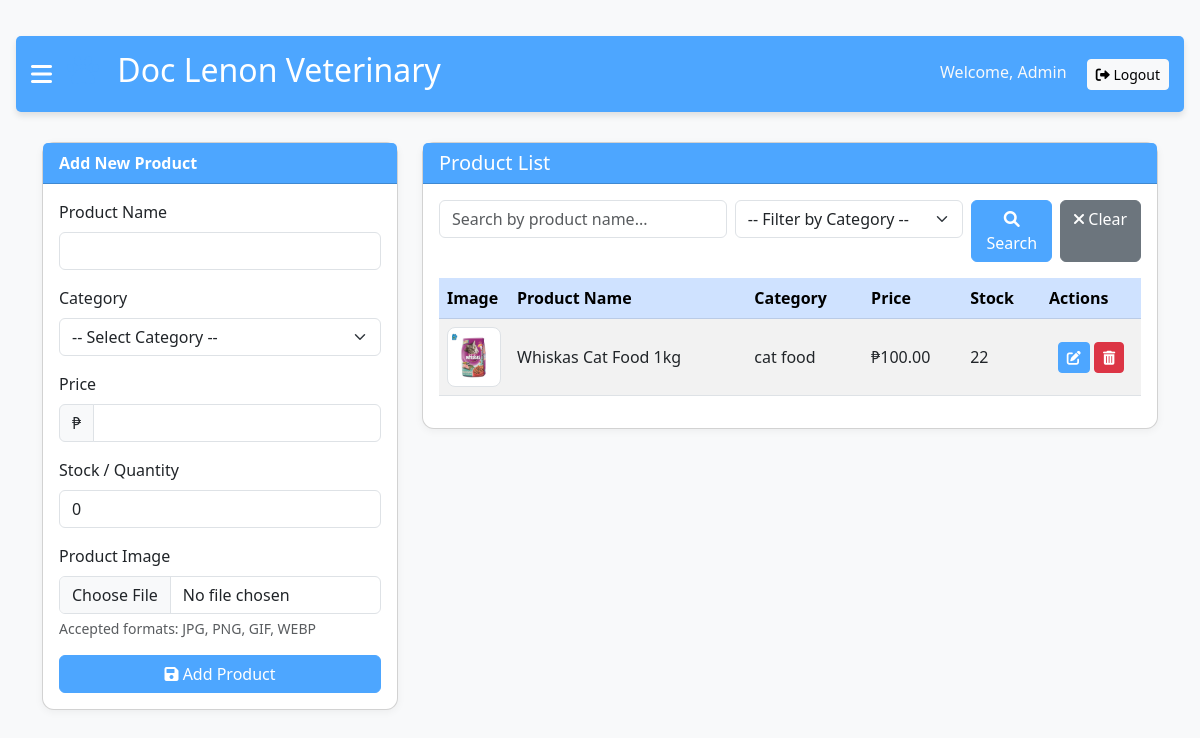
The page /admin.php (signed in) on the database as committed earlier.
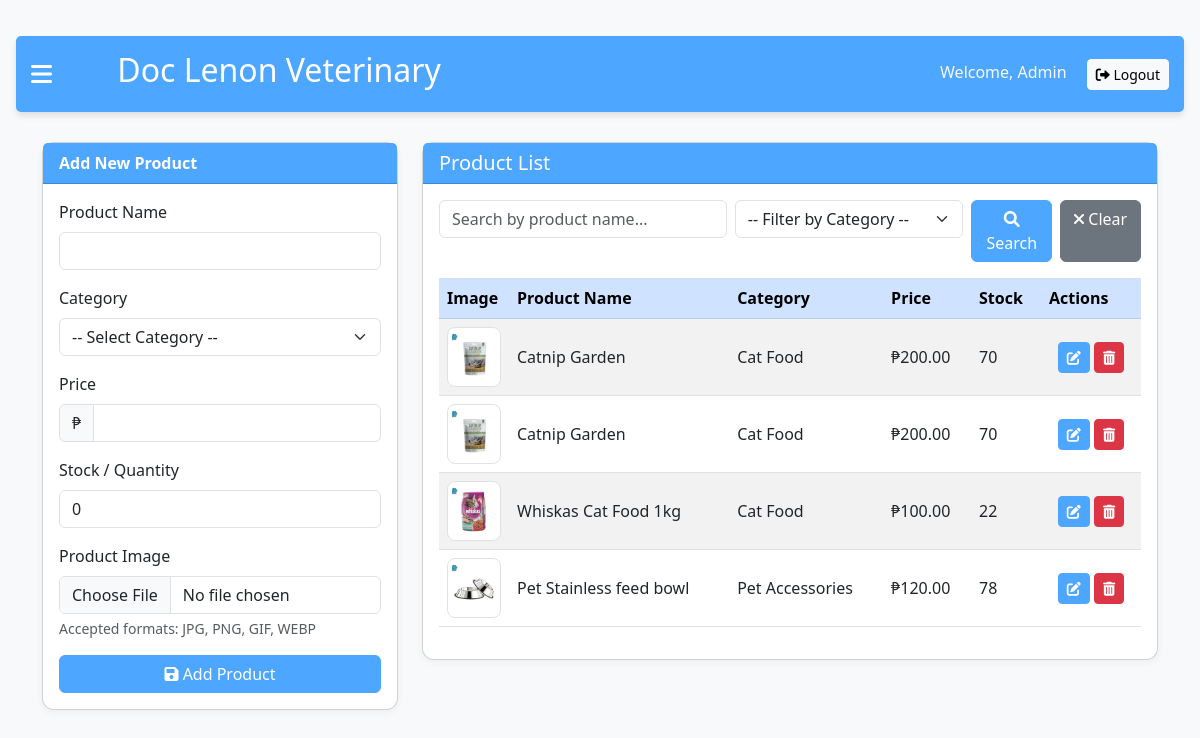
The same page on the database as committed later.
### tables this page shows
CREATE TABLE `products` (
  `ID` int(11) NOT NULL,
  `Product_Name` varchar(255) NOT NULL,
  `Category` varchar(255) NOT NULL,
  `Price` int(11) NOT NULL,
  `Image` varchar(255) DEFAULT NULL,
  `Stock` int(11) NOT NULL DEFAULT 0
);

### admin.php (the view, shortened to what the changed rows need)
<?php
$servername = "localhost";
$username = "root";
$password = "";
$dbname = "taho";
$conn = new mysqli($servername, $username, $password, $dbname);
$page = isset($_GET['page']) ? $_GET['page'] : 'products';
if ($page == 'products') {
    $query = "SELECT * FROM products WHERE 1=1";
    $query .= " ORDER BY Category, Product_Name";
    $result = $conn->query($query);
    $products = [];
    if ($result && $result->num_rows > 0) {
        while ($row = $result->fetch_assoc()) {
            $products[] = $row;
        }
    }
}
?>
<!DOCTYPE html>
<html lang="en">
<head>
    <link href="https://cdn.jsdelivr.net/npm/bootstrap@5.3.0-alpha1/dist/css/bootstrap.min.css" rel="stylesheet">
    <link rel="stylesheet" href="https://cdnjs.cloudflare.com/ajax/libs/font-awesome/6.0.0/css/all.min.css">
</head>
<body>
    <div id="main" class="main-content">
        <div class="admin-header">
            <div class="d-flex align-items-center">
                <h2><i class="fas fa-paw paw-logo"></i> Doc Lenon Veterinary</h2>
            </div>
        </div>
        <div class="container">
            <?php if ($page == 'products'): ?>
                <div class="row">
                    <div class="col-md-8">
    <div class="card">
        <div class="card-body">
            <div class="table-responsive">
                <table class="table table-striped table-hover align-middle">
                    <thead class="table-primary">
                        <tr>
                            <th>Image</th>
                            <th>Product Name</th>
                            <th>Category</th>
                            <th>Price</th>
                            <th>Stock</th>
                            <th style="width: 100px;">Actions</th>
                        </tr>
                    </thead>
                    <tbody>
                        <?php if (count($products) > 0): ?>
                            <?php foreach ($products as $product): ?>
                                <tr>
                                    <td style="width: 70px;">
                                        <?php if (!empty($product['Image'])): ?>
                                            <img src="<?php echo htmlspecialchars($product['Image']); ?>"
                                                 alt="Product Image" class="img-thumbnail" style="height: 60px; width: 60px; object-fit: cover;">
                                        <?php else: ?>
                                            <div class="text-muted text-center small">No Image</div>
                                        <?php endif; ?>
                                    </td>
                                    <td><?php echo htmlspecialchars($product['Product_Name']); ?></td>
                                    <td><?php echo htmlspecialchars($product['Category']); ?></td>
                                    <td>₱<?php echo number_format($product['Price'], 2); ?></td>
                                    <td><?php echo htmlspecialchars($product['Stock']); ?></td>
                                    <td class="text-center">
                                        <a href="?page=products&edit=<?php echo $product['ID']; ?>"
                                           class="btn btn-sm btn-primary" title="Edit">
                                           <i class="fas fa-edit"></i>
                                        </a>
                                        <a href="javascript:void(0);"
                                           onclick="confirmDelete(<?php echo $product['ID']; ?>)"
                                           class="btn btn-sm btn-danger" title="Delete">
                                           <i class="fas fa-trash-alt"></i>
                                        </a>
                                    </td>
                                </tr>
                            <?php endforeach; ?>
                        <?php else: ?>
                            <tr>
                                <td colspan="6" class="text-center text-muted">No products found</td>
                            </tr>
                        <?php endif; ?>
                    </tbody>
                </table>
            </div>
        </div>
    </div>
</div>
                </div>
            <?php endif; ?>
        </div>
    </div>
</body>
</html>

Rows that differ between the two databases and show on the page:
added products: Image (picture), Product_Name "Catnip Garden", Category "Cat Food", Price "200.00", Stock "70"
added products: Image (picture), Product_Name "Catnip Garden", Category "Cat Food", Price "200.00", Stock "70"
changed products "Whiskas Cat Food 1kg": Category "cat food" → "Cat Food"
added products: Image (picture), Product_Name "Pet Stainless feed bowl", Category "Pet Accessories", Price "120.00", Stock "78"
